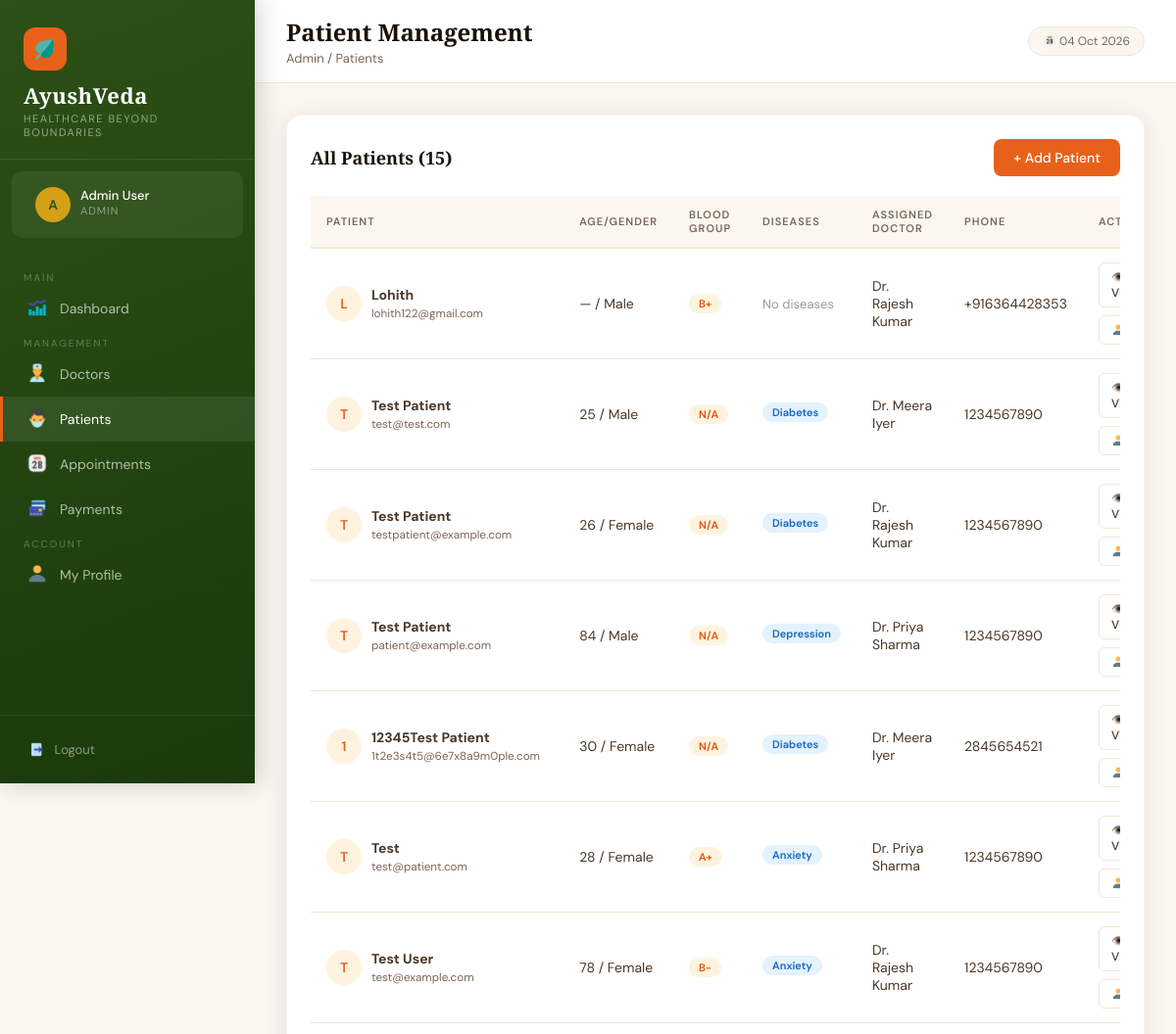
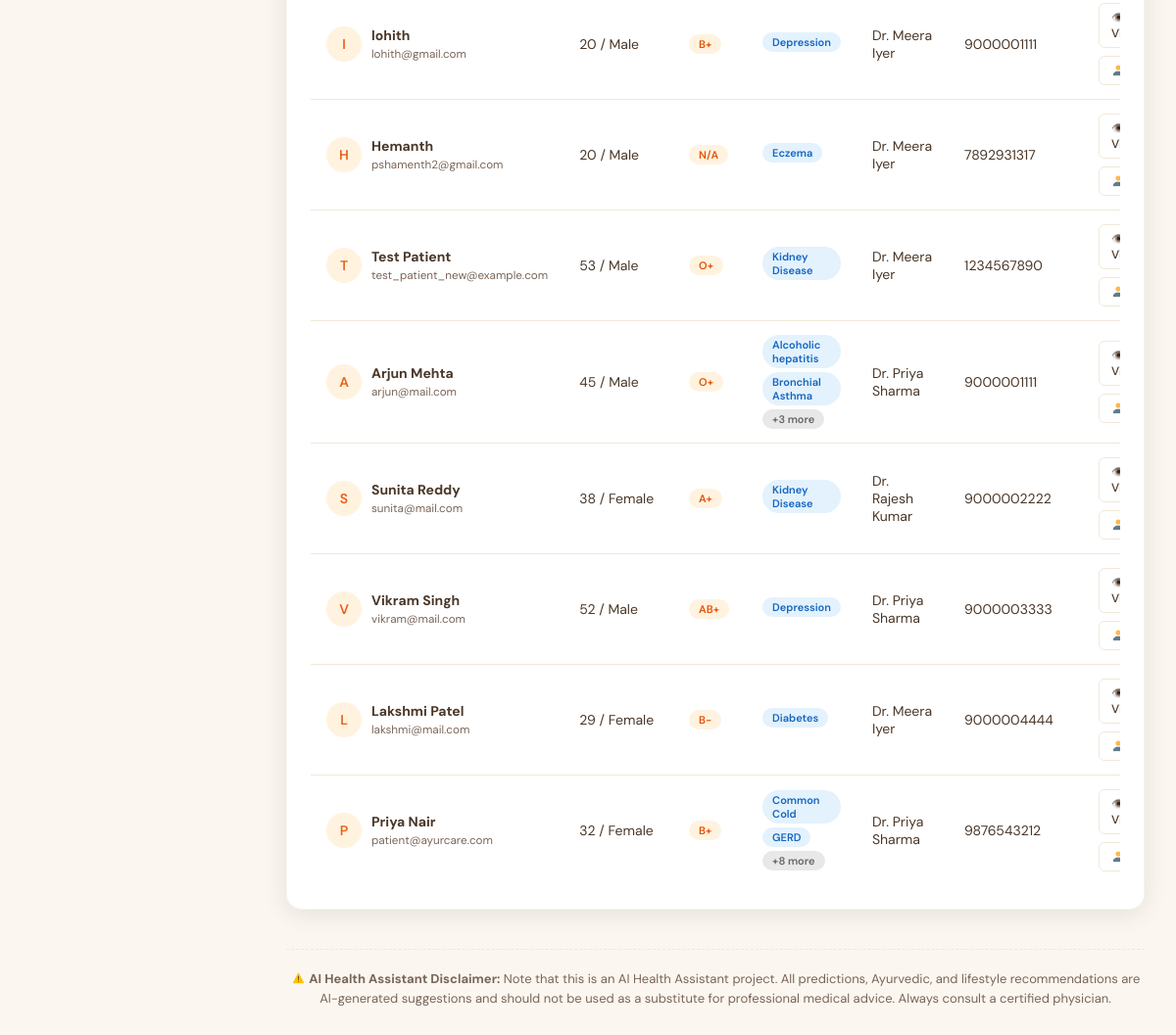
The app's page /admin/patients (signed in) with its own data (2 pictures, top to bottom).
### tables this page shows
CREATE TABLE patients (
            id INTEGER PRIMARY KEY AUTOINCREMENT,
            name TEXT NOT NULL,
            email TEXT UNIQUE NOT NULL,
            password TEXT NOT NULL,
            phone TEXT,
            age INTEGER,
            gender TEXT,
            blood_group TEXT,
            address TEXT,
            doctor_id INTEGER,
            created_at TIMESTAMP DEFAULT CURRENT_TIMESTAMP, preexisting_conditions TEXT, allergies TEXT, triage_raw_text TEXT, triage_symptoms TEXT, latitude REAL, longitude REAL, location_updated_at TIMESTAMP, share_location INTEGER DEFAULT 0,
            FOREIGN KEY (doctor_id) REFERENCES doctors(id)
        );

CREATE TABLE doctors (
            id INTEGER PRIMARY KEY AUTOINCREMENT,
            name TEXT NOT NULL,
            email TEXT UNIQUE NOT NULL,
            password TEXT NOT NULL,
            phone TEXT,
            specialization TEXT,
            qualification TEXT,
            experience INTEGER DEFAULT 0,
            created_at TIMESTAMP DEFAULT CURRENT_TIMESTAMP
        );

### app.py (the view)
@app.route('/admin/patients')
@login_required('admin')
def admin_patients():
    conn = get_db()
    patients = conn.execute(
        "SELECT p.*, d.name as doctor_name FROM patients p LEFT JOIN doctors d ON p.doctor_id=d.id ORDER BY p.created_at DESC"
    ).fetchall()
    conn.close()
    patient_diseases = {}
    for patient in patients:
        diseases = get_patient_diseases(patient['id'])
        patient_diseases[patient['id']] = diseases
    return render_template('admin/patients.html', patients=patients, patient_diseases=patient_diseases)

### app.py (called while the page is built)
@app.context_processor
def inject_now():
    return {'now': datetime.now().strftime('%d %b %Y')}

def get_db():
    if os.environ.get('VERCEL') and not os.path.exists(DB_PATH):
        orig_db = os.path.join(BASE_DIR, 'ayurcare.db')
        if os.path.exists(orig_db):
            import shutil
            shutil.copyfile(orig_db, DB_PATH)
    conn = sqlite3.connect(DB_PATH)
    conn.row_factory = sqlite3.Row
    return conn

def get_patient_diseases(patient_id):
    conn = get_db()
    try:
        diseases = conn.execute(
            "SELECT DISTINCT predicted_disease FROM prescriptions WHERE patient_id=? AND predicted_disease IS NOT NULL ORDER BY predicted_disease",
            (patient_id,)
        ).fetchall()
        conn.close()
        return [d['predicted_disease'] for d in diseases]
    except Exception as e:
        print(f"Error getting patient diseases: {e}")
        return []

def login_required(role):
    def decorator(f):
        @wraps(f)
        def wrapper(*args, **kwargs):
            if session.get('role') != role:
                flash('Please login to continue.', 'error')
                return redirect(url_for(f'{role}_login'))
            return f(*args, **kwargs)
        return wrapper
    return decorator

### templates/admin/patients.html (shortened to what this page needs)
{% extends 'base.html' %}
{% block page_title %}Patient Management{% endblock %}
{% block breadcrumb %}Admin / Patients{% endblock %}
{% block nav %}
<span class="nav-section-label">Main</span>
<a href="/admin/dashboard" class="nav-link"><span class="icon"><img src="/static/images/dashboard_icon.png" style="height:1.2em;width:1.2em;vertical-align:-0.2em;"></span> Dashboard</a>
<span class="nav-section-label">Management</span>
<a href="/admin/doctors" class="nav-link"><span class="icon"><img src="/static/images/doctors_icon.png" style="height:1.2em;width:1.2em;vertical-align:-0.2em;"></span> Doctors</a>
<a href="/admin/patients" class="nav-link active"><span class="icon"><img src="/static/images/patients_icon.png" style="height:1.2em;width:1.2em;vertical-align:-0.2em;"></span> Patients</a>
<a href="/admin/appointments" class="nav-link"><span class="icon"><img src="/static/images/appointments_icon.png" style="height:1.2em;width:1.2em;vertical-align:-0.2em;"></span> Appointments</a>
<a href="/admin/payments" class="nav-link"><span class="icon"><img src="/static/images/card_icon.png" style="height:1.2em;width:1.2em;vertical-align:-0.2em;"></span> Payments</a>
<span class="nav-section-label">Account</span>
<a href="/admin/profile" class="nav-link"><span class="icon"><img src="/static/images/profile_icon.png" style="height:1.2em;width:1.2em;vertical-align:-0.2em;"></span> My Profile</a>
{% endblock %}
{% block content %}
<div class="card">
    <div class="card-header">
        <h3 class="card-title">All Patients ({{ patients|length }})</h3>
        <a href="/admin/patients/add" class="btn btn-primary">+ Add Patient</a>
    </div>
    <div class="table-wrap">
        <table>
            <thead><tr><th>Patient</th><th>Age/Gender</th><th>Blood Group</th><th>Diseases</th><th>Assigned Doctor</th><th>Phone</th><th>Actions</th></tr></thead>
            <tbody>
            {% for p in patients %}
            <tr>
                <td>
                    <div style="display:flex;align-items:center;gap:10px">
                        <div style="width:36px;height:36px;background:#FFF3E0;border-radius:50%;display:flex;align-items:center;justify-content:center;font-weight:600;color:#E8611A;font-size:14px">{{ p.name[0] }}</div>
                        <div><strong>{{ p.name }}</strong><br><small style="color:#7A6558">{{ p.email }}</small></div>
                    </div>
                </td>
                <td>{{ p.age or '—' }} / {{ p.gender or '—' }}</td>
                <td><span class="badge badge-orange">{{ p.blood_group or 'N/A' }}</span></td>
                <td>
                    {% if patient_diseases[p.id] %}
                        {% for disease in patient_diseases[p.id][:2] %}
                            <span class="badge badge-blue" style="display:inline-block;margin-bottom:4px;">{{ disease }}</span><br>
                        {% endfor %}
                        {% if patient_diseases[p.id]|length > 2 %}
                            <span class="badge" style="background:#E8E8E8;color:#666;display:inline-block;">+{{ patient_diseases[p.id]|length - 2 }} more</span>
                        {% endif %}
                    {% else %}
                        <span style="color:#999;font-size:13px">No diseases</span>
                    {% endif %}
                </td>
                <td>{{ p.doctor_name or '<span class="badge badge-red">Unassigned</span>'|safe }}</td>
                <td>{{ p.phone or '—' }}</td>
                <td>
                    <div class="btn-group">
                        <a href="/admin/patients/view/{{ p.id }}" class="btn btn-outline btn-sm">👁️ View</a>
                        <a href="/admin/patients/edit/{{ p.id }}" class="btn btn-outline btn-sm"><img src="/static/images/profile_icon.png" style="height:1.2em;width:1.2em;vertical-align:-0.2em;"> Edit</a>
                    </div>
                </td>
            </tr>
            {% else %}
            <tr><td colspan="7" style="text-align:center;padding:48px;color:#7A6558">No patients yet. <a href="/admin/patients/add" style="color:#E8611A">Add one →</a></td></tr>
            {% endfor %}
            </tbody>
        </table>
    </div>
</div>
{% endblock %}

### templates/base.html (style rules this page uses)
:root { --saffron: #E8611A; --saffron-light: #F4874B; --turmeric: #D4A017; --forest: #2D5016; --forest-mid: #4A7C22; --forest-light: #7AB648; --cream: #FBF7F0; --cream-dark: #F0E8D8; --earth: #6B4226; --earth-light: #9B6B42; --text-dark: #1A1208; --text-mid: #4A3728; --text-light: #7A6558; --white: #FFFFFF; --sidebar-w: 260px; --shadow: 0 4px 24px rgba(26, 18, 8, 0.10); --shadow-lg: 0 12px 48px rgba(26, 18, 8, 0.16); }
* { box-sizing: border-box; margin: 0; padding: 0; }
body { font-family: 'DM Sans', sans-serif; background: var(--cream); color: var(--text-dark); min-height: 100vh; }
h1, h2, h3, h4 { font-family: 'Cormorant Garamond', serif; }
.nav-section-label { color: rgba(255, 255, 255, 0.3); font-size: 10px; text-transform: uppercase; letter-spacing: 2px; padding: 12px 24px 6px; font-family: 'DM Sans', sans-serif; }
.nav-link { display: flex; align-items: center; gap: 12px; padding: 11px 24px; color: rgba(255, 255, 255, 0.65); text-decoration: none; font-size: 14px; transition: all 0.2s; border-left: 3px solid transparent; position: relative; }
.nav-link:hover, .nav-link.active { color: #fff; background: rgba(255, 255, 255, 0.08); border-left-color: var(--saffron); }
.nav-link .icon { font-size: 18px; width: 22px; text-align: center; }
.card { background: var(--white); border-radius: 16px; padding: 24px; box-shadow: var(--shadow); border: 1px solid rgba(0, 0, 0, 0.04); }
.card-header { display: flex; align-items: center; justify-content: space-between; margin-bottom: 20px; }
.card-title { font-size: 18px; color: var(--text-dark); font-weight: 600; }
.table-wrap { overflow-x: auto; }
table { width: 100%; border-collapse: collapse; }
th { text-align: left; padding: 12px 16px; font-size: 11px; text-transform: uppercase; letter-spacing: 1px; color: var(--text-light); border-bottom: 2px solid var(--cream-dark); font-weight: 600; background: var(--cream); }
td { padding: 14px 16px; font-size: 14px; border-bottom: 1px solid var(--cream-dark); color: var(--text-mid); }
tr:last-child td { border-bottom: none; }
.btn { display: inline-flex; align-items: center; gap: 8px; padding: 10px 20px; border-radius: 8px; font-size: 14px; font-weight: 500; cursor: pointer; text-decoration: none; border: none; transition: all 0.2s; font-family: 'DM Sans', sans-serif; }
.btn-primary { background: var(--saffron); color: #fff; }
.btn-outline { background: transparent; border: 1.5px solid var(--cream-dark); color: var(--text-mid); }
.btn-sm { padding: 6px 12px; font-size: 12px; border-radius: 6px; }
.btn-group { display: flex; gap: 8px; flex-wrap: wrap; }
.badge { display: inline-block; padding: 3px 10px; border-radius: 20px; font-size: 11px; font-weight: 600; }
.badge-orange { background: #FFF3E0; color: #E65100; }
.badge-blue { background: #E3F2FD; color: #1565C0; }

### records on screen
patients: name "L", name "Lohith", email "lohith122@gmail.com", age "—", gender "Male", blood_group "B+", shows "No diseases", name "Dr. Rajesh Kumar", phone "+916364428353"
patients: name "T", name "Test Patient", email "test@test.com", age "25", gender "Male", blood_group "N/A", 2 "Diabetes", name "Dr. Meera Iyer", phone "1234567890"
patients: name "T", name "Test Patient", email "testpatient@example.com", age "26", gender "Female", blood_group "N/A", 2 "Diabetes", name "Dr. Rajesh Kumar", phone "1234567890"
patients: name "T", name "Test Patient", email "patient@example.com", age "84", gender "Male", blood_group "N/A", 2 "Depression", name "Dr. Priya Sharma", phone "1234567890"
patients: name "1", name "12345Test Patient", email "1t2e3s4t5@6e7x8a9m0ple.com", age "30", gender "Female", blood_group "N/A", 2 "Diabetes", name "Dr. Meera Iyer", phone "2845654521"
patients: name "T", name "Test", email "test@patient.com", age "28", gender "Female", blood_group "A+", 2 "Anxiety", name "Dr. Priya Sharma", phone "1234567890"
patients: name "T", name "Test User", email "test@example.com", age "78", gender "Female", blood_group "B-", 2 "Anxiety", name "Dr. Rajesh Kumar", phone "1234567890"
patients: name "l", name "lohith", email "lohith@gmail.com", age "20", gender "Male", blood_group "B+", 2 "Depression", name "Dr. Meera Iyer", phone "9000001111"
patients: name "H", name "Hemanth", email "pshamenth2@gmail.com", age "20", gender "Male", blood_group "N/A", 2 "Eczema", name "Dr. Meera Iyer", phone "7892931317"
patients: name "T", name "Test Patient", email "test_patient_new@example.com", age "53", gender "Male", blood_group "O+", 2 "Kidney Disease", name "Dr. Meera Iyer", phone "1234567890"
patients: name "A", name "Arjun Mehta", email "arjun@mail.com", age "45", gender "Male", blood_group "O+", 2 "Alcoholic hepatitis" "Bronchial Asthma", patient_diseases "3", name "Dr. Priya Sharma", phone "9000001111"
patients: name "S", name "Sunita Reddy", email "sunita@mail.com", age "38", gender "Female", blood_group "A+", 2 "Kidney Disease", name "Dr. Rajesh Kumar", phone "9000002222"
patients: name "V", name "Vikram Singh", email "vikram@mail.com", age "52", gender "Male", blood_group "AB+", 2 "Depression", name "Dr. Priya Sharma", phone "9000003333"
patients: name "L", name "Lakshmi Patel", email "lakshmi@mail.com", age "29", gender "Female", blood_group "B-", 2 "Diabetes", name "Dr. Meera Iyer", phone "9000004444"
patients: name "P", name "Priya Nair", email "patient@ayurcare.com", age "32", gender "Female", blood_group "B+", 2 "Common Cold" "GERD", patient_diseases "8", name "Dr. Priya Sharma", phone "9876543212"

### other values on screen
{{ session.user_name[0].upper() }} "A"
{{ session.user_name }} "Admin User"
{{ session.role|capitalize }} "ADMIN"
{{ patients|length }} "15"
